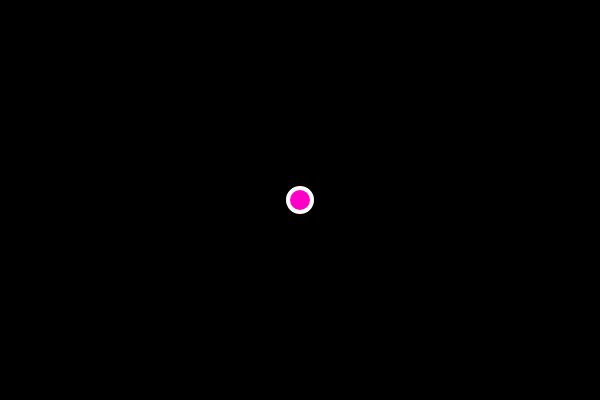
Frame 1 (no input)
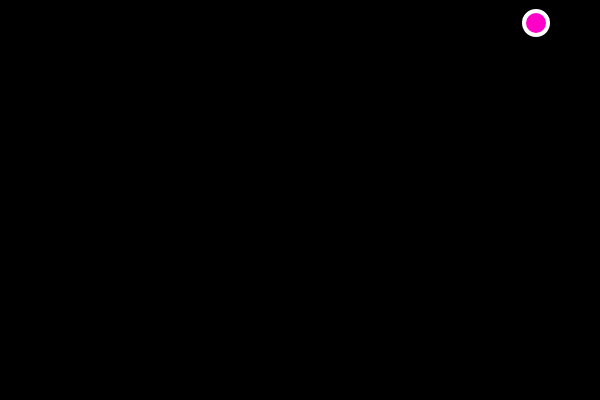
Frame 60 (no input)
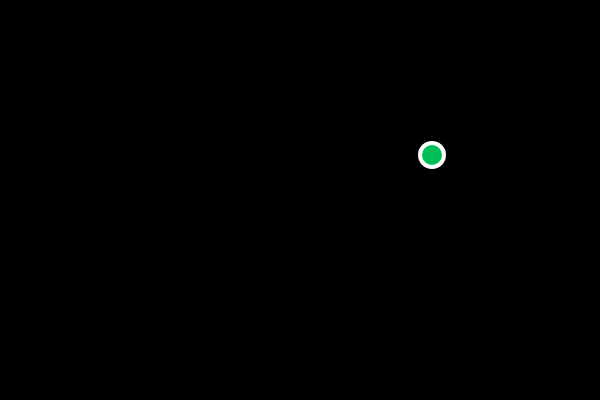
Frame 120 (the mouse pressed at the canvas centre since frame 60)

The p5.js sketch that drew these frames (run headless with seeded random() and noise() and a simulated clock; from frame 60 on, the mouse is pressed at the canvas centre):

// p5.js sketch
// ── sketch.js
var ball = {
  x: 300,
  y: 200,
  xspeed: 4,
  yspeed: -3,
  color: {
    r: 255,
    g: 0,
    b: 200,
  },
};

function setup() {
  createCanvas(600, 400);
}

function draw() {
  background(0);
  display();
  bounce();
  move();
}

function move() {
  ball.x += ball.xspeed;
  ball.y += ball.yspeed;
}
function bounce() {
  if (ball.x > width || ball.x < 0) {
    ball.xspeed *= -1;
    ball.color.r = 0;
    ball.color.g = random(255);
    ball.color.b = random(255);
  }
  if (ball.y > height || ball.y < 0) {
    ball.yspeed *= -1;
    ball.color.r = random(255);
    ball.color.g = 0;
    ball.color.b = random(255);
  }
}
function display() {
  stroke(255);
  strokeWeight(4);
  fill(ball.color.r, ball.color.g, ball.color.b);
  ellipse(ball.x, ball.y, 24, 24);
}
